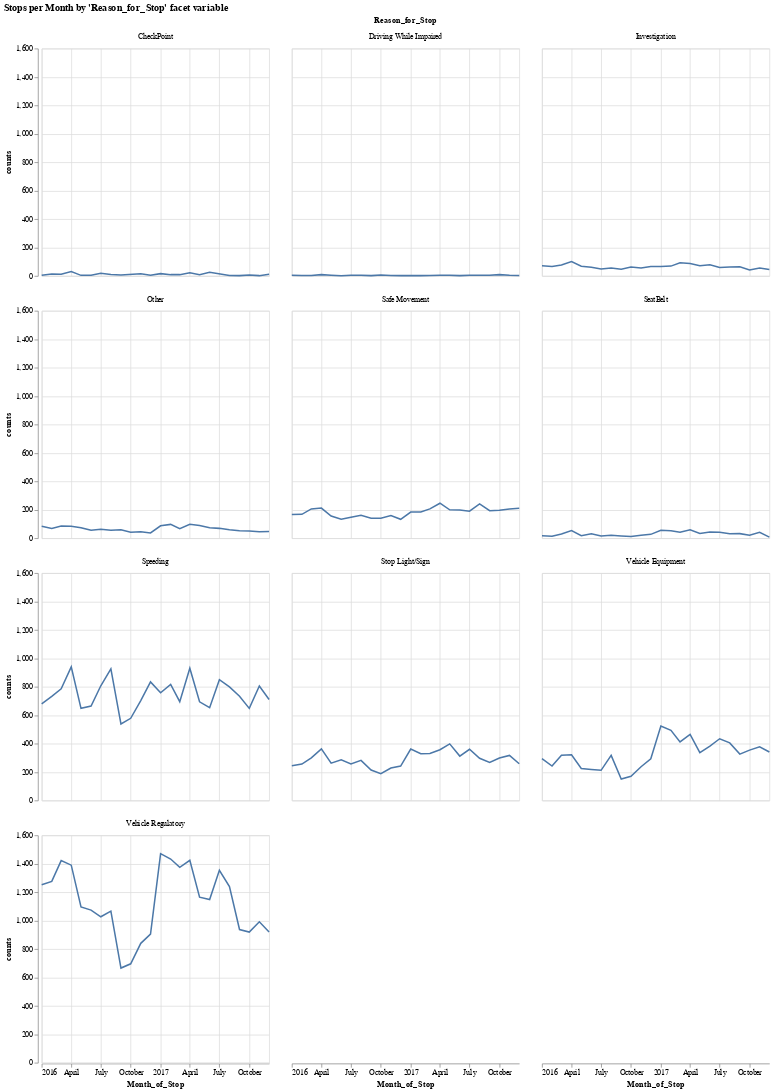

Notebook cell for this chart:
### Code cell
## Facet chart https://stackoverflow.com/questions/64770801/python-altair-facet-line-plot-with-multiple-variables

alt.Chart(stops_facet, title="Stops per Month by 'Reason_for_Stop' facet variable").mark_line().encode(
    x='Month_of_Stop:T',
    y='counts:Q',
    facet=alt.Facet('Reason_for_Stop:O').columns(3)
)

### Figure 1 — Vega-Lite specification as saved in the notebook (floating-point values rounded to 4 significant figures; data arrays with more than 128 entries replaced by an {"elided": "..."} marker saying what was removed)
{"config": {"view": {"continuousWidth": 300, "continuousHeight": 300}}, "data": {"name": "data-229692e313d9292aa686620a5c0a266a"}, "mark": {"type": "line"}, "encoding": {"facet": {"columns": 3, "field": "Reason_for_Stop", "type": "ordinal"}, "x": {"field": "Month_of_Stop", "type": "temporal"}, "y": {"field": "counts", "type": "quantitative"}}, "title": "Stops per Month by 'Reason_for_Stop' facet variable", "$schema": "https://vega.github.io/schema/vega-lite/v5.14.1.json", "datasets": {"data-229692e313d9292aa686620a5c0a266a": {"elided": "238 records"}}}
